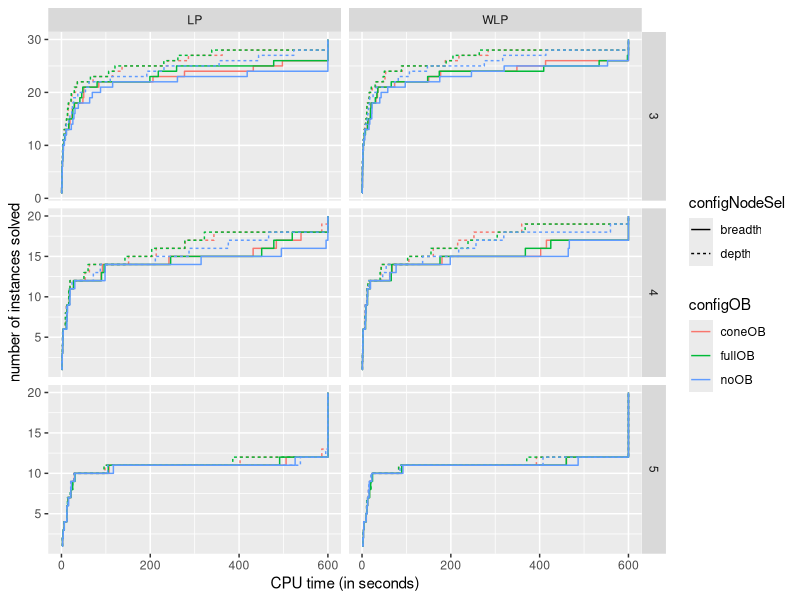
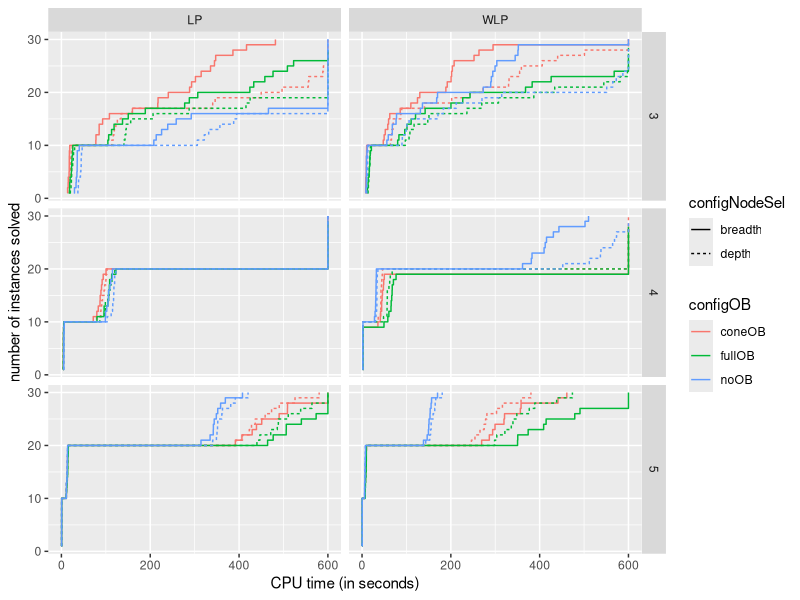
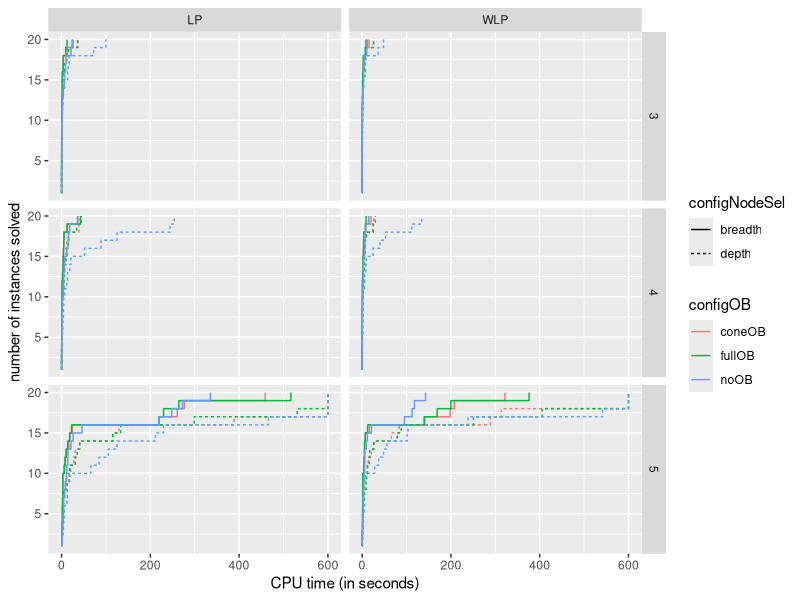
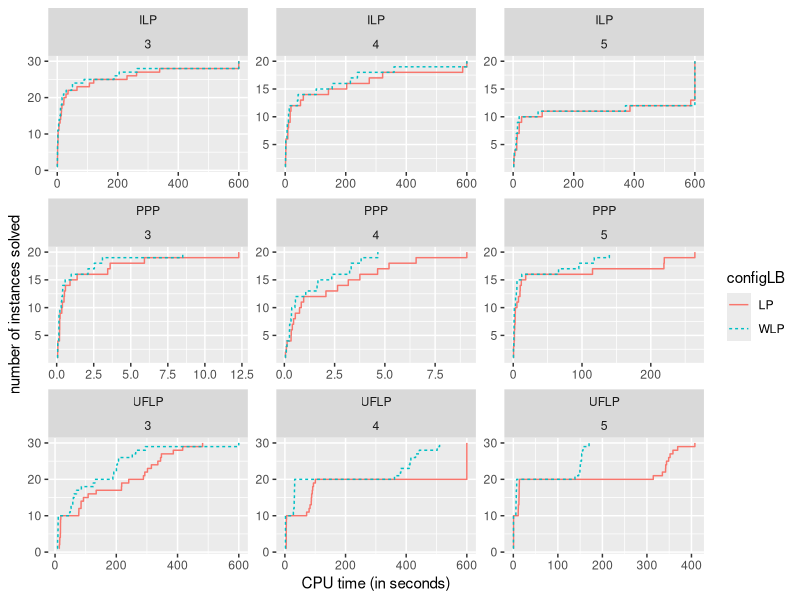
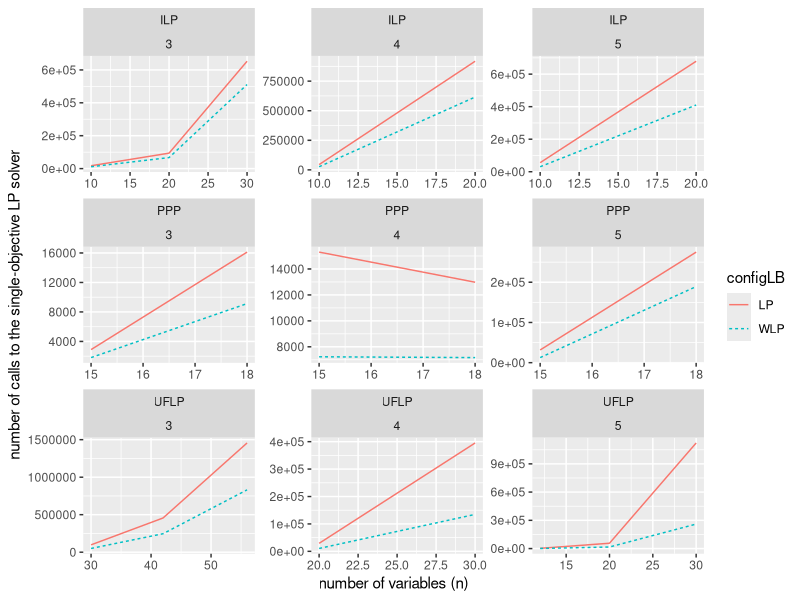
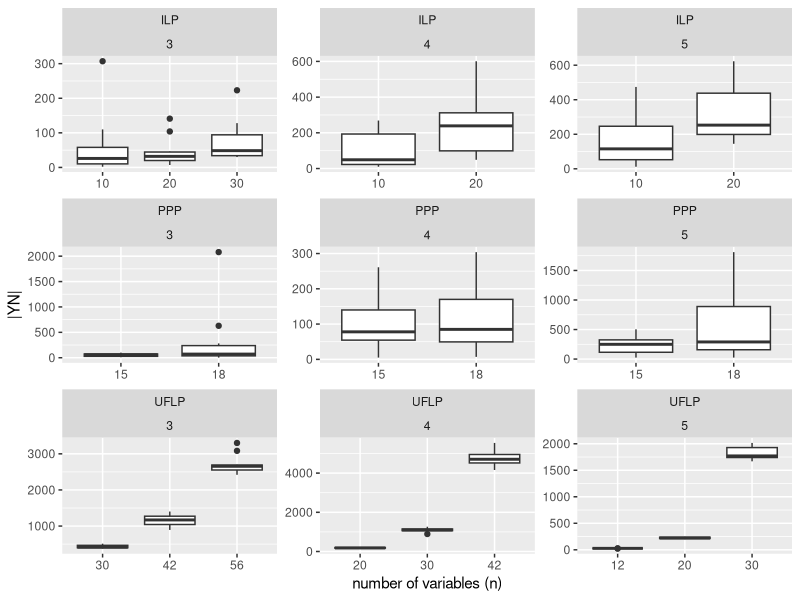

Source code (R) for these figures, in order:
## ---- chunk 1
knitr::opts_chunk$set(echo = TRUE)
library(tidyverse)
## ---- chunk 2
#dat <- read.csv("results.csv")
datPrelim <- read.csv("resultsPrelim.csv")

#dat <- dat %>%
#  mutate(pb = strsplit( strsplit(instance, "_")[[1]][1] , "-" )[[1]][2])

datPrelim <- datPrelim %>%
  group_by(instance, configLB, configNodeSel, configOB) %>%
  mutate(pb = strsplit( strsplit(instance, "_")[[1]][1] , "-" )[[1]][2])

datPrelim <- datPrelim %>%
  group_by(instance, configLB, configNodeSel, configOB) %>%
  mutate(cpuTotal = min(cpuTotal,600))
## ---- chunk 3
datPrelim %>%
  filter(pb == "ILP") %>%
  group_by(p, configLB, configOB, configNodeSel) %>%
  arrange(cpuTotal) %>%
  mutate(count = row_number()) %>%
    ggplot() +
    geom_step(aes(x = cpuTotal, y = count, color = configOB, linetype = configNodeSel)) +
    facet_grid(vars(p), vars(configLB), scales = "free") +
    xlab("CPU time (in seconds)") + ylab("number of instances solved")


## ---- chunk 4
datPrelim %>%
  filter(pb == "UFLP") %>%
  group_by(p, configLB, configOB, configNodeSel) %>%
  arrange(cpuTotal) %>%
  mutate(count = row_number()) %>%
    ggplot() +
    geom_step(aes(x = cpuTotal, y = count, color = configOB, linetype = configNodeSel)) +
    facet_grid(vars(p), vars(configLB), scales = "free") +
    xlab("CPU time (in seconds)") + ylab("number of instances solved")


## ---- chunk 5
inter <- datPrelim %>%
  filter(pb == "PPP") %>%
  group_by(p, configLB, configOB, configNodeSel) %>%
  arrange(cpuTotal) %>%
  mutate(cr = row_number()) #%>%
#    ggplot() +
#    geom_step(aes(x = cpuTotal, y = cr, color = configOB, linetype = configNodeSel)) +
#    facet_grid(vars(p), vars(configLB), scales = "free")

inter %>%
  ggplot() +
  geom_step(aes(cpuTotal, cr, color=configOB, linetype=configNodeSel)) +
  facet_grid(vars(p), vars(configLB), scales = "free") +
    xlab("CPU time (in seconds)") + ylab("number of instances solved")

## ---- chunk 6
# from prelim 

tst <- datPrelim %>% # tst is best config only LP and WLP for prelim expe
  group_by(instance, configLB) %>%
  mutate(cpu = min(cpuTotal)) %>%
  filter(cpu == cpuTotal) %>%
  mutate(cpt = row_number()) %>%
  filter(cpt == 1)
  
tst %>%
  group_by(pb, p, configLB) %>%
  arrange(cpuTotal) %>%
  mutate(count = row_number()) %>% 
    ggplot() +
    geom_step( aes(x = cpuTotal, y = count,color = configLB, linetype = configLB) ) +
    facet_wrap(vars(pb, p), scales = "free") +
    xlab("CPU time (in seconds)") + ylab("number of instances solved")
    #facet_grid(vars(pb), vars(p), scales = "free")
  
# from main expe

#dat %>%
#  group_by(pb, p, configLB) %>%
#  arrange(cpuTotal) %>%
#  mutate(count = row_number()) %>%
#    ggplot() +
#    geom_step( aes(x = cpuTotal, y = count, linetype = configLB) ) +
#    facet_grid(vars(pb), vars(p), scales = "free")
## ---- chunk 7
#What is the average speedup in function of the number of variables and the number of objective for each problem class?
#jcp <- tst %>%
#  filter(solved == 1) %>%
#  group_by(instance) %>%
#  mutate(speedup = max(cpuTotal) / min(cpuTotal)) %>%
#  filter(speedup != 1) %>%
#  filter(configLB == "WLP")

#jcp %>%
#  group_by(pb, n, p) %>%
#  summarise(avgSpeedUp = mean(speedup)) %>%
#    ggplot() +
#    geom_line(aes(n, avgSpeedUp, color=factor(p))) +
#    facet_wrap(vars(pb), scales = "free")
## ---- chunk 8

# How can we explain this results? First, let's have a look at where most of the cpu time is used during the algorithm.

#res <- dat %>% 
#  filter(solved == 1) %>%
#  mutate(pctLB = 100 * cpuLbComputation / cpuTotal , pctUB = 100 * cpuUbUpdate / cpuTotal , pctDomiTest = 100 * cpuDominanceTest / cpuTotal , pctNodeSel = 100 * cpuNodeSel / cpuTotal , pctVarSel = 100 * cpuVarSel / cpuTotal , pctOther = 100 - pctLB - pctUB - pctDomiTest - pctNodeSel - pctVarSel) %>%
#  group_by(p, n, configLB) %>% 
#  summarise(avgLB = mean(pctLB) , avgUB = mean(pctUB) , avgDomiTest = mean(pctDomiTest) , avgNodeSel = mean(pctNodeSel) , avgVarSel = mean(pctVarSel) , avgOther = mean(pctOther)) %>%
#  pivot_longer(!c(p,n,configLB) , names_to = "part" , values_to = "pctCpu" ) #%>%


#ggplot(res, aes(x = factor(configLB), y = pctCpu, fill = part)) +
#  geom_col(color = "black") +
#  geom_text(aes(label = round(pctCpu, 2)), colour="white", size=2.5,
#              position = position_stack(vjust = .5)) +
#  facet_grid( rows = vars(n) , cols = vars(p), margins = F, scales = "free") +
#  ylab("% of total cpu time") + xlab("n")

## ---- chunk 9

#res <- dat %>% 
#  filter(solved == 1) %>%
#  mutate(pctCplex = 100 * cpuCplex / cpuLbComputation , pctUpdatePolyhedron = 100 * cpuUpdatePolyhedron / cpuLbComputation , pctInitialization = 100 * cpuInitialization / cpuLbComputation, pctOther = 100 - pctCplex - pctUpdatePolyhedron - pctInitialization) %>%
#  group_by(p, n, configLB) %>% 
#  summarise(avgCplex = mean(pctCplex) , avgUpdatePolyhedron = mean(pctUpdatePolyhedron) , avgInitialization = mean(pctInitialization) , avgOther = mean(pctOther)) %>%
#  pivot_longer(!c(p,n,configLB) , names_to = "part" , values_to = "pctCpu" ) #%>%

#ggplot(res, aes(x = factor(configLB), y = pctCpu, fill = part)) +
#  geom_col(color = "black") +
#  geom_text(aes(label = round(pctCpu, 2)), colour="white", size=2.5,
#              position = position_stack(vjust = .5)) +
#  facet_grid( rows = vars(n) , cols = vars(p), margins = F, scales = "free") +
#  ylab("% of total LB computation time") + xlab("n")
 #ggplot(res, aes(x = factor(n), y = pct, fill = OB, linetype = nodeselVarsel)) + 
#  geom_col(color = "black") + 
#  geom_text(aes(label = round(pct, 2)), colour="white", size=2.5,
#              position = position_stack(vjust = .5)) +
#  scale_fill_ob + scale_linetype_nodesel_varsel +
#  facet_grid(cols = vars(pb), margins = F, scales = "free") +
#  ylab("% of instances") + xlab("n") +
#  theme_publish()
## ---- chunk 10

# prelim expe

intr <- tst %>%
  group_by(instance) %>%
  mutate(allSolved = min(solved)) %>%
  filter(allSolved == 1)

intr %>%
  group_by(pb,p,n,configLB) %>%
  summarise(avgLpSolved = mean(nbLpSolved)) %>%
  ggplot() +
  geom_line( aes(n,avgLpSolved,color=configLB,linetype = configLB) ) +
  facet_wrap(vars(pb,p), scales = "free") +
    xlab("number of variables (n)") + ylab("number of calls to the single-objective LP solver")

# main expe

#dat %>%
#  filter(solved == 1) %>%
#  group_by(pb,p,n,configLB) %>%
#  summarise(avgLpSolved = mean(nbLpSolved)) %>%
#  ggplot() +
#  geom_line( aes(n,avgLpSolved,linetype = configLB) ) +
#  facet_grid(vars(pb), vars(p), scales = "free")
## ---- chunk 11

datPrelim %>%
  filter(solved == 1) %>%
  group_by(instance) %>%
  mutate(mini = min(cpuTotal)) %>%
  filter(mini == cpuTotal) %>%
    ggplot() +
    geom_boxplot(aes(factor(n),YN, group = factor(n))) +
    facet_wrap(vars(pb,p), scales = "free") +
    xlab("number of variables (n)") + ylab("|YN|")

#res <- dat %>%
#  filter(solved == 1) %>%
#  group_by(p,n) %>%
#  summarise(avgYn = mean(YN))
  
#res %>% ggplot() +
#  geom_point( data = dat, aes(n,YN,col = factor(p)) ) +
#    geom_line( aes(n,avgYn,col = factor(p)) )
